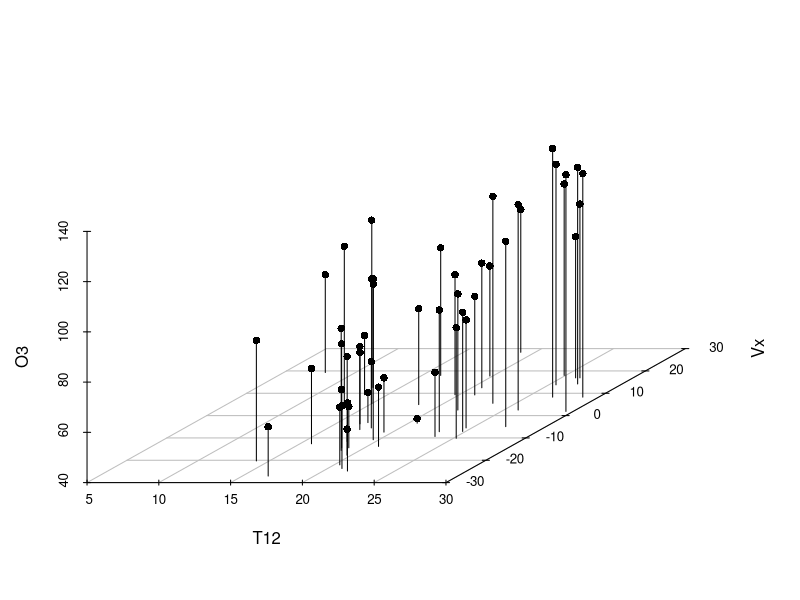
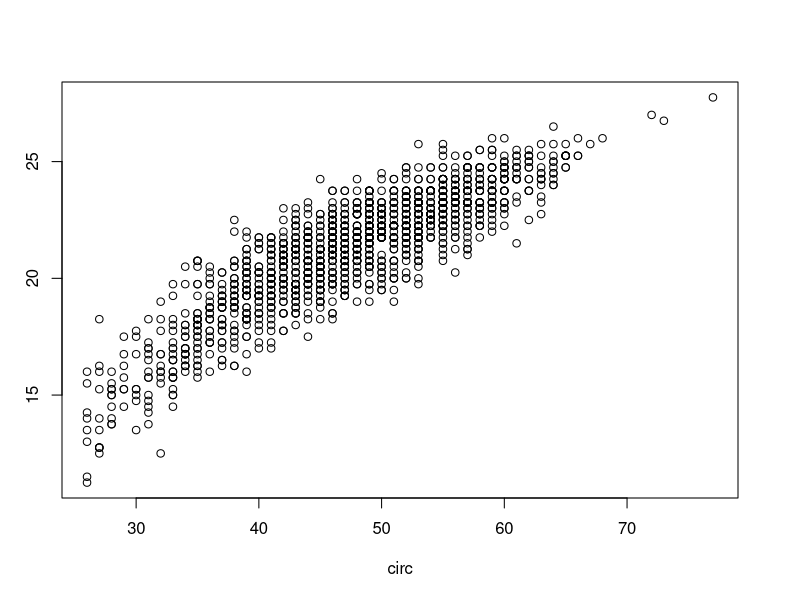
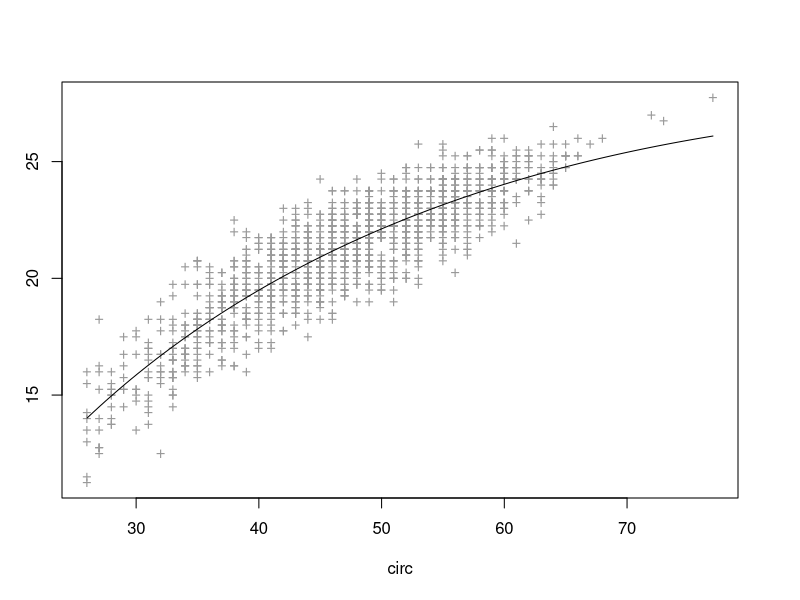

R code for these plots, in order:
## ---- chunk 1
ozone <- read.table("ozone.txt", header = T, sep = ";")
library("scatterplot3d")
scatterplot3d(ozone[,"T12"],ozone[,"Vx"],ozone[,"O3"],
              type="h",pch=16, box=FALSE, xlab="T12", ylab="Vx", zlab="O3")
## ---- chunk 2
regmulti <- lm(O3~T12+Vx, data = ozone)
summary(regmulti)
## ---- chunk 3
eucalypt <- read.table("eucalyptus.txt", header = T, sep = ";")
plot(ht~circ, data = eucalypt, xlab = "circ", ylab = "ht")
## ---- chunk 4
regmult <- lm(ht ~ circ + I(sqrt(circ)), data = eucalypt)
resume.mult <- summary(regmult)
resume.mult
## ---- chunk 5
plot(ht ~ circ, data = eucalypt, pch = "+", col = "grey60")
grille <- data.frame(circ = seq(min(eucalypt[,"circ"]),max(eucalypt[,"circ"]), length = 100))
lines(grille[,"circ"], predict(regmult, grille))
